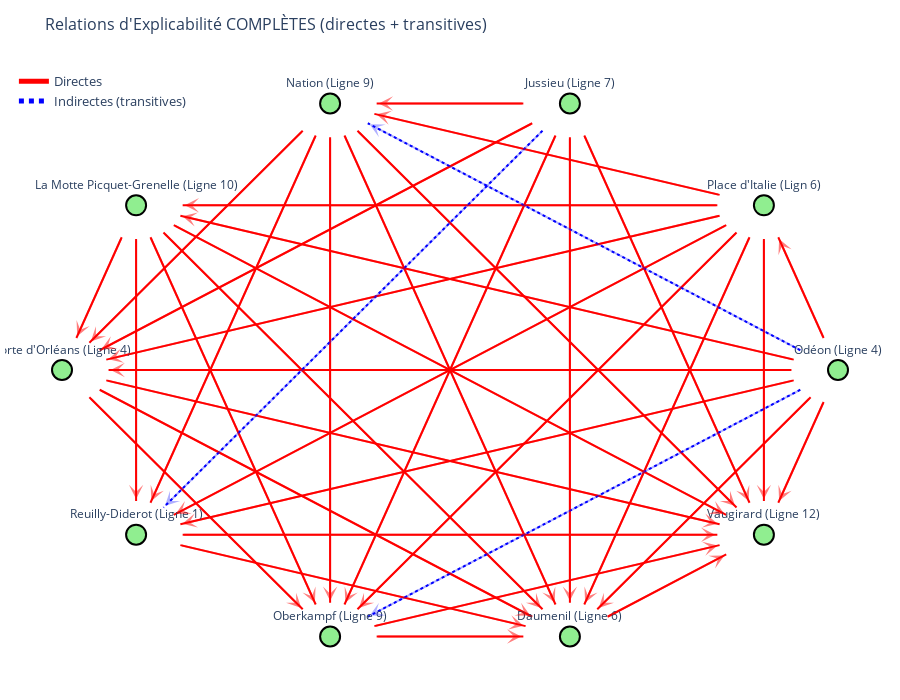

The code cell stored with this chart in its notebook:
### Code cell
import plotly.graph_objects as go
import numpy as np

# Position circulaire pour les nœuds
scores_dict = dict(zip(data['name'], data['score']))
sorted_stations = sorted(station_names, key=lambda x: scores_dict[x], reverse=True)
n = len(sorted_stations)
pos_viz = {}
for i, station in enumerate(sorted_stations):
    angle = 2 * np.pi * i / n
    radius = 10
    pos_viz[station] = (radius * np.cos(angle), radius * np.sin(angle))

def make_edge_traces(edges, pos, color, dash, name, node_radius=1.2, opacity=0.5):
    edge_x, edge_y, arrows = [], [], []
    for u, v in edges:
        x0, y0 = pos[u]
        x1, y1 = pos[v]
        dx, dy = x1 - x0, y1 - y0
        L = np.sqrt(dx**2 + dy**2)
        x0b = x0 + node_radius * dx / L
        y0b = y0 + node_radius * dy / L
        x1b = x1 - node_radius * dx / L
        y1b = y1 - node_radius * dy / L
        edge_x += [x0b, x1b, None]
        edge_y += [y0b, y1b, None]
        arrows.append(go.layout.Annotation(
            x=x1b, y=y1b, ax=x0b, ay=y0b,
            xref='x', yref='y', axref='x', ayref='y',
            showarrow=True, arrowhead=3, arrowsize=1.2, arrowwidth=2,
            arrowcolor=color, standoff=2, opacity=opacity, text=''
        ))
    trace = go.Scatter(
        x=edge_x, y=edge_y, mode='lines',
        line=dict(width=2, color=color, dash=dash),
        hoverinfo='none', name=name, showlegend=True
    )
    return trace, arrows

# Relations directes et indirectes
edges_direct = [(u, v) for u, v, _ in direct_explanations]
edges_indirect = [(u, v) for u, v, _ in indirect_explanations]

trace_direct, arrows_direct = make_edge_traces(edges_direct, pos_viz, 'red', 'solid', "Directes", opacity=0.5)
trace_indirect, arrows_indirect = make_edge_traces(edges_indirect, pos_viz, 'blue', 'dot', "Indirectes (transitives)", opacity=0.3)

# Nœuds
node_x = [pos_viz[node][0] for node in sorted_stations]
node_y = [pos_viz[node][1] for node in sorted_stations]
node_trace = go.Scatter(
    x=node_x, y=node_y, mode='markers+text', text=sorted_stations, textposition="top center",
    marker=dict(color='lightgreen', size=20, line=dict(width=2, color='black')),
    hoverinfo='text', showlegend=False
)

# Construction de la figure
fig = go.Figure(data=[trace_direct, trace_indirect, node_trace])
fig.update_layout(
    title="Relations d'Explicabilité COMPLÈTES (directes + transitives)",
    title_font_size=16,
    showlegend=True,
    legend=dict(
        x=0.01, y=0.99, bgcolor='rgba(255,255,255,0.8)', bordercolor='black',
        itemsizing='constant',
        font=dict(size=13)
    ),
    margin=dict(b=20, l=5, r=5, t=60),
    hovermode='closest',
    xaxis=dict(showgrid=False, zeroline=False, showticklabels=False),
    yaxis=dict(showgrid=False, zeroline=False, showticklabels=False),
    plot_bgcolor='white',
    width=900,
    height=700,
    annotations=arrows_direct + arrows_indirect
)
fig.write_image("graphe_explicabilite transitivite.png", width=1000, height=700, scale=3)
fig.show()

### Figure 1 — Plotly figure (JSON) as saved in the notebook; plotly's stock layout.template omitted (floating-point values rounded to 4 significant figures)
{"data": [{"hoverinfo": "none", "line": {"color": "red", "dash": "solid", "width": 2}, "mode": "lines", "name": "Directes", "showlegend": true, "type": "scatter", "x": [9.629, 8.461, null, 8.859, -6.949, null, 8.8, -8.8, null, 8.859, -6.949, null, 9.295, 3.796, null, 9.629, 8.461, null, 6.949, -1.949, null, 6.89, -6.89, null, 6.949, -8.859, null, 7.119, -7.119, null, 7.385, -2.385, null, 7.719, 3.461, null, 8.09, 8.09, null, 1.89, -1.89, null, 2.119, -9.029, null, 2.719, -2.719, null, 3.09, 3.09, null, 3.461, 7.719, null, -3.796, -9.295, null, -3.461, -7.719, null, -3.09, -3.09, null, -2.719, 2.719, null, -2.385, 7.385, null, -8.461, -9.629, null, -8.09, -8.09, null, -7.719, -3.461, null, -7.385, 2.385, null, -7.119, 7.119, null, -9.295, -3.796, null, -9.029, 2.119, null, -8.859, 6.949, null, -6.949, 1.949, null, -6.89, 6.89, null, -1.89, 1.89, null, -1.949, 6.949, null, 4.061, 7.119, null], "y": [1.141, 4.737, null, 0.3708, 5.507, null, 7.348e-17, 1.151e-15, null, -0.3708, -5.507, null, -0.9708, -8.54, null, -1.141, -4.737, null, 6.249, 9.14, null, 5.878, 5.878, null, 5.507, 0.3708, null, 5.173, -5.173, null, 4.907, -8.54, null, 4.737, -8.369, null, 4.678, -4.678, null, 9.511, 9.511, null, 8.805, 0.7053, null, 8.369, -8.369, null, 8.311, -8.311, null, 8.369, -4.737, null, 8.54, 0.9708, null, 8.369, -4.737, null, 8.311, -8.311, null, 8.369, -8.369, null, 8.54, -4.907, null, 4.737, 1.141, null, 4.678, -4.678, null, 4.737, -8.369, null, 4.907, -8.54, null, 5.173, -5.173, null, -0.9708, -8.54, null, -0.7053, -8.805, null, -0.3708, -5.507, null, -6.249, -9.14, null, -5.878, -5.878, null, -9.511, -9.511, null, -9.14, -6.249, null, -8.805, -6.583, null]}, {"hoverinfo": "none", "line": {"color": "blue", "dash": "dot", "width": 2}, "mode": "lines", "name": "Indirectes (transitives)", "showlegend": true, "type": "scatter", "x": [9.029, -2.119, null, 9.029, -2.119, null, 2.385, -7.385, null], "y": [0.7053, 8.805, null, -0.7053, -8.805, null, 8.54, -4.907, null]}, {"hoverinfo": "text", "marker": {"color": "lightgreen", "line": {"color": "black", "width": 2}, "size": 20}, "mode": "markers+text", "showlegend": false, "text": ["Odéon (Ligne 4)", "Place d'Italie (Lign 6)", "Jussieu (Ligne 7)", "Nation (Ligne 9)", "La Motte Picquet-Grenelle (Ligne 10)", "Porte d'Orléans (Ligne 4)", "Reuilly-Diderot (Ligne 1)", "Oberkampf (Ligne 9)", "Daumenil (Ligne 6)", "Vaugirard (Ligne 12)"], "textposition": "top center", "type": "scatter", "x": [10, 8.09, 3.09, -3.09, -8.09, -10, -8.09, -3.09, 3.09, 8.09], "y": [0, 5.878, 9.511, 9.511, 5.878, 1.225e-15, -5.878, -9.511, -9.511, -5.878]}], "layout": {"annotations": [{"arrowcolor": "red", "arrowhead": 3, "arrowsize": 1.2, "arrowwidth": 2, "ax": 9.629, "axref": "x", "ay": 1.141, "ayref": "y", "opacity": 0.5, "showarrow": true, "standoff": 2, "text": "", "x": 8.461, "xref": "x", "y": 4.737, "yref": "y"}, {"arrowcolor": "red", "arrowhead": 3, "arrowsize": 1.2, "arrowwidth": 2, "ax": 8.859, "axref": "x", "ay": 0.3708, "ayref": "y", "opacity": 0.5, "showarrow": true, "standoff": 2, "text": "", "x": -6.949, "xref": "x", "y": 5.507, "yref": "y"}, {"arrowcolor": "red", "arrowhead": 3, "arrowsize": 1.2, "arrowwidth": 2, "ax": 8.8, "axref": "x", "ay": 7.348e-17, "ayref": "y", "opacity": 0.5, "showarrow": true, "standoff": 2, "text": "", "x": -8.8, "xref": "x", "y": 1.151e-15, "yref": "y"}, {"arrowcolor": "red", "arrowhead": 3, "arrowsize": 1.2, "arrowwidth": 2, "ax": 8.859, "axref": "x", "ay": -0.3708, "ayref": "y", "opacity": 0.5, "showarrow": true, "standoff": 2, "text": "", "x": -6.949, "xref": "x", "y": -5.507, "yref": "y"}, {"arrowcolor": "red", "arrowhead": 3, "arrowsize": 1.2, "arrowwidth": 2, "ax": 9.295, "axref": "x", "ay": -0.9708, "ayref": "y", "opacity": 0.5, "showarrow": true, "standoff": 2, "text": "", "x": 3.796, "xref": "x", "y": -8.54, "yref": "y"}, {"arrowcolor": "red", "arrowhead": 3, "arrowsize": 1.2, "arrowwidth": 2, "ax": 9.629, "axref": "x", "ay": -1.141, "ayref": "y", "opacity": 0.5, "showarrow": true, "standoff": 2, "text": "", "x": 8.461, "xref": "x", "y": -4.737, "yref": "y"}, {"arrowcolor": "red", "arrowhead": 3, "arrowsize": 1.2, "arrowwidth": 2, "ax": 6.949, "axref": "x", "ay": 6.249, "ayref": "y", "opacity": 0.5, "showarrow": true, "standoff": 2, "text": "", "x": -1.949, "xref": "x", "y": 9.14, "yref": "y"}, {"arrowcolor": "red", "arrowhead": 3, "arrowsize": 1.2, "arrowwidth": 2, "ax": 6.89, "axref": "x", "ay": 5.878, "ayref": "y", "opacity": 0.5, "showarrow": true, "standoff": 2, "text": "", "x": -6.89, "xref": "x", "y": 5.878, "yref": "y"}, {"arrowcolor": "red", "arrowhead": 3, "arrowsize": 1.2, "arrowwidth": 2, "ax": 6.949, "axref": "x", "ay": 5.507, "ayref": "y", "opacity": 0.5, "showarrow": true, "standoff": 2, "text": "", "x": -8.859, "xref": "x", "y": 0.3708, "yref": "y"}, {"arrowcolor": "red", "arrowhead": 3, "arrowsize": 1.2, "arrowwidth": 2, "ax": 7.119, "axref": "x", "ay": 5.173, "ayref": "y", "opacity": 0.5, "showarrow": true, "standoff": 2, "text": "", "x": -7.119, "xref": "x", "y": -5.173, "yref": "y"}, {"arrowcolor": "red", "arrowhead": 3, "arrowsize": 1.2, "arrowwidth": 2, "ax": 7.385, "axref": "x", "ay": 4.907, "ayref": "y", "opacity": 0.5, "showarrow": true, "standoff": 2, "text": "", "x": -2.385, "xref": "x", "y": -8.54, "yref": "y"}, {"arrowcolor": "red", "arrowhead": 3, "arrowsize": 1.2, "arrowwidth": 2, "ax": 7.719, "axref": "x", "ay": 4.737, "ayref": "y", "opacity": 0.5, "showarrow": true, "standoff": 2, "text": "", "x": 3.461, "xref": "x", "y": -8.369, "yref": "y"}, {"arrowcolor": "red", "arrowhead": 3, "arrowsize": 1.2, "arrowwidth": 2, "ax": 8.09, "axref": "x", "ay": 4.678, "ayref": "y", "opacity": 0.5, "showarrow": true, "standoff": 2, "text": "", "x": 8.09, "xref": "x", "y": -4.678, "yref": "y"}, {"arrowcolor": "red", "arrowhead": 3, "arrowsize": 1.2, "arrowwidth": 2, "ax": 1.89, "axref": "x", "ay": 9.511, "ayref": "y", "opacity": 0.5, "showarrow": true, "standoff": 2, "text": "", "x": -1.89, "xref": "x", "y": 9.511, "yref": "y"}, {"arrowcolor": "red", "arrowhead": 3, "arrowsize": 1.2, "arrowwidth": 2, "ax": 2.119, "axref": "x", "ay": 8.805, "ayref": "y", "opacity": 0.5, "showarrow": true, "standoff": 2, "text": "", "x": -9.029, "xref": "x", "y": 0.7053, "yref": "y"}, {"arrowcolor": "red", "arrowhead": 3, "arrowsize": 1.2, "arrowwidth": 2, "ax": 2.719, "axref": "x", "ay": 8.369, "ayref": "y", "opacity": 0.5, "showarrow": true, "standoff": 2, "text": "", "x": -2.719, "xref": "x", "y": -8.369, "yref": "y"}, {"arrowcolor": "red", "arrowhead": 3, "arrowsize": 1.2, "arrowwidth": 2, "ax": 3.09, "axref": "x", "ay": 8.311, "ayref": "y", "opacity": 0.5, "showarrow": true, "standoff": 2, "text": "", "x": 3.09, "xref": "x", "y": -8.311, "yref": "y"}, {"arrowcolor": "red", "arrowhead": 3, "arrowsize": 1.2, "arrowwidth": 2, "ax": 3.461, "axref": "x", "ay": 8.369, "ayref": "y", "opacity": 0.5, "showarrow": true, "standoff": 2, "text": "", "x": 7.719, "xref": "x", "y": -4.737, "yref": "y"}, {"arrowcolor": "red", "arrowhead": 3, "arrowsize": 1.2, "arrowwidth": 2, "ax": -3.796, "axref": "x", "ay": 8.54, "ayref": "y", "opacity": 0.5, "showarrow": true, "standoff": 2, "text": "", "x": -9.295, "xref": "x", "y": 0.9708, "yref": "y"}, {"arrowcolor": "red", "arrowhead": 3, "arrowsize": 1.2, "arrowwidth": 2, "ax": -3.461, "axref": "x", "ay": 8.369, "ayref": "y", "opacity": 0.5, "showarrow": true, "standoff": 2, "text": "", "x": -7.719, "xref": "x", "y": -4.737, "yref": "y"}, {"arrowcolor": "red", "arrowhead": 3, "arrowsize": 1.2, "arrowwidth": 2, "ax": -3.09, "axref": "x", "ay": 8.311, "ayref": "y", "opacity": 0.5, "showarrow": true, "standoff": 2, "text": "", "x": -3.09, "xref": "x", "y": -8.311, "yref": "y"}, {"arrowcolor": "red", "arrowhead": 3, "arrowsize": 1.2, "arrowwidth": 2, "ax": -2.719, "axref": "x", "ay": 8.369, "ayref": "y", "opacity": 0.5, "showarrow": true, "standoff": 2, "text": "", "x": 2.719, "xref": "x", "y": -8.369, "yref": "y"}, {"arrowcolor": "red", "arrowhead": 3, "arrowsize": 1.2, "arrowwidth": 2, "ax": -2.385, "axref": "x", "ay": 8.54, "ayref": "y", "opacity": 0.5, "showarrow": true, "standoff": 2, "text": "", "x": 7.385, "xref": "x", "y": -4.907, "yref": "y"}, {"arrowcolor": "red", "arrowhead": 3, "arrowsize": 1.2, "arrowwidth": 2, "ax": -8.461, "axref": "x", "ay": 4.737, "ayref": "y", "opacity": 0.5, "showarrow": true, "standoff": 2, "text": "", "x": -9.629, "xref": "x", "y": 1.141, "yref": "y"}, {"arrowcolor": "red", "arrowhead": 3, "arrowsize": 1.2, "arrowwidth": 2, "ax": -8.09, "axref": "x", "ay": 4.678, "ayref": "y", "opacity": 0.5, "showarrow": true, "standoff": 2, "text": "", "x": -8.09, "xref": "x", "y": -4.678, "yref": "y"}, {"arrowcolor": "red", "arrowhead": 3, "arrowsize": 1.2, "arrowwidth": 2, "ax": -7.719, "axref": "x", "ay": 4.737, "ayref": "y", "opacity": 0.5, "showarrow": true, "standoff": 2, "text": "", "x": -3.461, "xref": "x", "y": -8.369, "yref": "y"}, {"arrowcolor": "red", "arrowhead": 3, "arrowsize": 1.2, "arrowwidth": 2, "ax": -7.385, "axref": "x", "ay": 4.907, "ayref": "y", "opacity": 0.5, "showarrow": true, "standoff": 2, "text": "", "x": 2.385, "xref": "x", "y": -8.54, "yref": "y"}, {"arrowcolor": "red", "arrowhead": 3, "arrowsize": 1.2, "arrowwidth": 2, "ax": -7.119, "axref": "x", "ay": 5.173, "ayref": "y", "opacity": 0.5, "showarrow": true, "standoff": 2, "text": "", "x": 7.119, "xref": "x", "y": -5.173, "yref": "y"}, {"arrowcolor": "red", "arrowhead": 3, "arrowsize": 1.2, "arrowwidth": 2, "ax": -9.295, "axref": "x", "ay": -0.9708, "ayref": "y", "opacity": 0.5, "showarrow": true, "standoff": 2, "text": "", "x": -3.796, "xref": "x", "y": -8.54, "yref": "y"}, {"arrowcolor": "red", "arrowhead": 3, "arrowsize": 1.2, "arrowwidth": 2, "ax": -9.029, "axref": "x", "ay": -0.7053, "ayref": "y", "opacity": 0.5, "showarrow": true, "standoff": 2, "text": "", "x": 2.119, "xref": "x", "y": -8.805, "yref": "y"}, {"arrowcolor": "red", "arrowhead": 3, "arrowsize": 1.2, "arrowwidth": 2, "ax": -8.859, "axref": "x", "ay": -0.3708, "ayref": "y", "opacity": 0.5, "showarrow": true, "standoff": 2, "text": "", "x": 6.949, "xref": "x", "y": -5.507, "yref": "y"}, {"arrowcolor": "red", "arrowhead": 3, "arrowsize": 1.2, "arrowwidth": 2, "ax": -6.949, "axref": "x", "ay": -6.249, "ayref": "y", "opacity": 0.5, "showarrow": true, "standoff": 2, "text": "", "x": 1.949, "xref": "x", "y": -9.14, "yref": "y"}, {"arrowcolor": "red", "arrowhead": 3, "arrowsize": 1.2, "arrowwidth": 2, "ax": -6.89, "axref": "x", "ay": -5.878, "ayref": "y", "opacity": 0.5, "showarrow": true, "standoff": 2, "text": "", "x": 6.89, "xref": "x", "y": -5.878, "yref": "y"}, {"arrowcolor": "red", "arrowhead": 3, "arrowsize": 1.2, "arrowwidth": 2, "ax": -1.89, "axref": "x", "ay": -9.511, "ayref": "y", "opacity": 0.5, "showarrow": true, "standoff": 2, "text": "", "x": 1.89, "xref": "x", "y": -9.511, "yref": "y"}, {"arrowcolor": "red", "arrowhead": 3, "arrowsize": 1.2, "arrowwidth": 2, "ax": -1.949, "axref": "x", "ay": -9.14, "ayref": "y", "opacity": 0.5, "showarrow": true, "standoff": 2, "text": "", "x": 6.949, "xref": "x", "y": -6.249, "yref": "y"}, {"arrowcolor": "red", "arrowhead": 3, "arrowsize": 1.2, "arrowwidth": 2, "ax": 4.061, "axref": "x", "ay": -8.805, "ayref": "y", "opacity": 0.5, "showarrow": true, "standoff": 2, "text": "", "x": 7.119, "xref": "x", "y": -6.583, "yref": "y"}, {"arrowcolor": "blue", "arrowhead": 3, "arrowsize": 1.2, "arrowwidth": 2, "ax": 9.029, "axref": "x", "ay": 0.7053, "ayref": "y", "opacity": 0.3, "showarrow": true, "standoff": 2, "text": "", "x": -2.119, "xref": "x", "y": 8.805, "yref": "y"}, {"arrowcolor": "blue", "arrowhead": 3, "arrowsize": 1.2, "arrowwidth": 2, "ax": 9.029, "axref": "x", "ay": -0.7053, "ayref": "y", "opacity": 0.3, "showarrow": true, "standoff": 2, "text": "", "x": -2.119, "xref": "x", "y": -8.805, "yref": "y"}, {"arrowcolor": "blue", "arrowhead": 3, "arrowsize": 1.2, "arrowwidth": 2, "ax": 2.385, "axref": "x", "ay": 8.54, "ayref": "y", "opacity": 0.3, "showarrow": true, "standoff": 2, "text": "", "x": -7.385, "xref": "x", "y": -4.907, "yref": "y"}], "height": 700, "hovermode": "closest", "legend": {"bgcolor": "rgba(255,255,255,0.8)", "bordercolor": "black", "font": {"size": 13}, "itemsizing": "constant", "x": 0.01, "y": 0.99}, "margin": {"b": 20, "l": 5, "r": 5, "t": 60}, "plot_bgcolor": "white", "showlegend": true, "title": {"font": {"size": 16}, "text": "Relations d'Explicabilité COMPLÈTES (directes + transitives)"}, "width": 900, "xaxis": {"showgrid": false, "showticklabels": false, "zeroline": false}, "yaxis": {"showgrid": false, "showticklabels": false, "zeroline": false}}}
